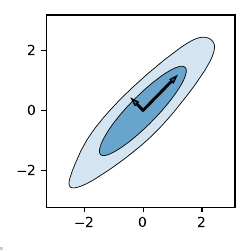

Write Python code to recreate this figure.
from anesthetic import MCMCSamples
import numpy
import matplotlib.pyplot as plt

Sigma = numpy.array([[1,0.9],[0.9,1]]) 
data = numpy.random.multivariate_normal([0,0],Sigma,10000)
samples = MCMCSamples(data=data, columns=['x0','x1'], tex=['x_0','x_1']) 
fig, ax = plt.subplots()
samples.plot(ax,'x0','x1')
vals, vecs = numpy.linalg.eig(Sigma)
l1, l2 = vals
v1, v2 = vecs.T
ax.arrow(0,0, *v1*numpy.sqrt(l1),width=0.05)
ax.arrow(0,0, *v2*numpy.sqrt(l2),width=0.05)

fig.set_size_inches(2.5,2.5)
fig.tight_layout()
fig.savefig('pca.pdf')
